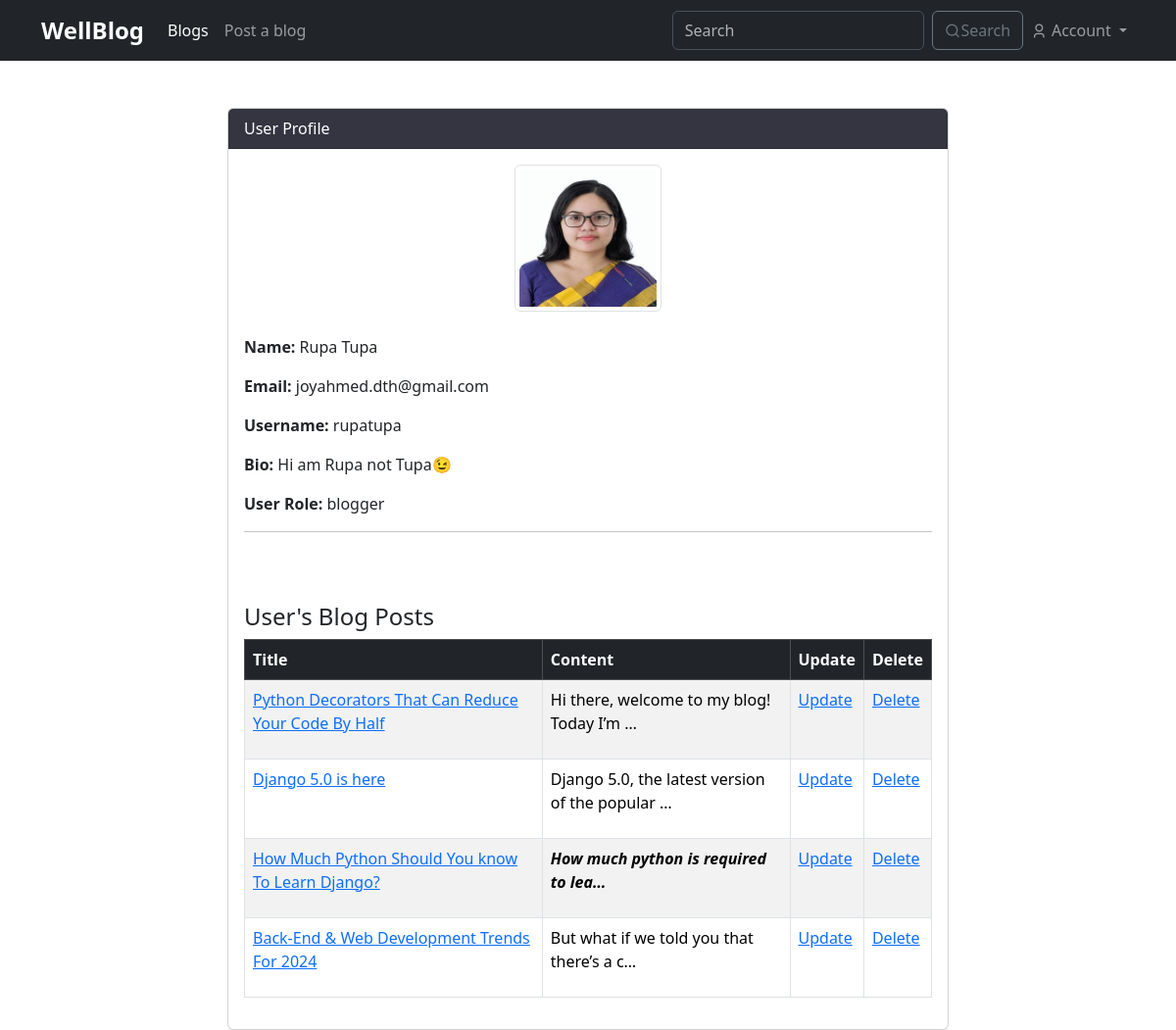
/profile/ (signed in), run on the app's committed database.
### blog_users/models.py (models this page shows)
class CustomUser(AbstractUser):
    avatar = models.ImageField(upload_to='users/avatar/', blank=True, null=True, default='avatar.png')
    bio = models.TextField(blank=True, null=True, default="")
    user_role = models.CharField(max_length=10, choices=USER_ROLE)

### blogs/models.py (models this page shows, shortened)
class BlogPost(models.Model):
    title = models.CharField(max_length=255)
    slug = models.SlugField(blank=True)
    cover_image = models.ImageField(upload_to="blog/images/", blank=True, null=True)
    author = models.ForeignKey(CustomUser, on_delete=models.CASCADE)
    created_at = models.DateTimeField(auto_now_add=True)
    updated_at = models.DateTimeField(auto_now=True)
    content = RichTextField()

### blog_users/views.py (the view)
# urls.py: path('profile/', view_profile, name='view_profile'),
@login_required
def view_profile(request):
    user = request.user
    user_posts = BlogPost.objects.filter(author=user).order_by('-created_at')
    return render(request, 'view_profile.html', {'user': user, 'posts': user_posts})

### blog_users/templates/view_profile.html (shortened to what this page needs)
{% extends 'base.html' %}
{% block content %}
  <div class="container mt-5">
    <div class="row justify-content-center">
      <div class="col-md-8">
        <div class="card">
          <div class="card-header text-white" style="background: #343541">User Profile</div>
          <div class="card-body">
            <div class="text-center mb-4">
              {% if user.avatar %}
                <img src="{{ user.avatar.url }}" alt="User Avatar" class="img-thumbnail" style="max-width: 150px;">
              {% endif %}
            </div>
            <p><strong>Name:</strong> {{ user.first_name }} {{user.last_name}}</p>
            <p><strong>Email:</strong> {{ user.email }}</p>
            <p><strong>Username:</strong> {{ user.username }}</p>
            <p><strong>Bio:</strong> {{ user.bio }}</p>
            <p><strong>User Role:</strong> {{ user.user_role }}</p>
            {% if user.user_role == 'blogger' %}
            <hr class="pb-5">
            <h4 class="mt-4">User's Blog Posts</h4>
              {% if posts %}
                <table class="table table-bordered table-striped">
                  <thead class="table-dark">
                    <tr>
                      <th>Title</th>
                      <th>Content</th>
                      <th>Update</th>
                      <th>Delete</th>
                    </tr>
                  </thead>
                  <tbody>
                    {% for post in posts %}
                      <tr>
                        <td><a href="{% url "blog_detail" post.slug %}">{{ post.title }}</a></td>
                        <td>{{ post.content|truncatechars:50|safe }}</td>
                        <td><a href="{% url "update_blog_post" post.slug %}">Update</a></td>
                        <td><a href="{% url "delete_blog_post" post.id %}">Delete</a></td>
                      </tr>
                    {% endfor %}
                  </tbody>
                </table>
              {% else %}
                <p>No blog posts available.</p>
              {% endif %}
            {% endif %}
          </div>
        </div>
      </div>
    </div>
  </div>
{% endblock %}

### data on the page
CustomUser: avatar (picture), first_name "Rupa", last_name "Tupa", email "joyahmed.dth@gmail.com", username "rupatupa", bio "Hi am Rupa not Tupa😉", user_role "blogger"
BlogPost: title "Python Decorators That Can Reduce Your Code By Half", content "Hi there, welcome to my blog! Today I’m …"
BlogPost: title "Django 5.0 is here", content "Django 5.0, the latest version of the popular …"
BlogPost: title "How Much Python Should You know To Learn Django?", content "How much python is required to lea…"
BlogPost: title "Back-End & Web Development Trends For 2024", content "But what if we told you that there’s a c…"
